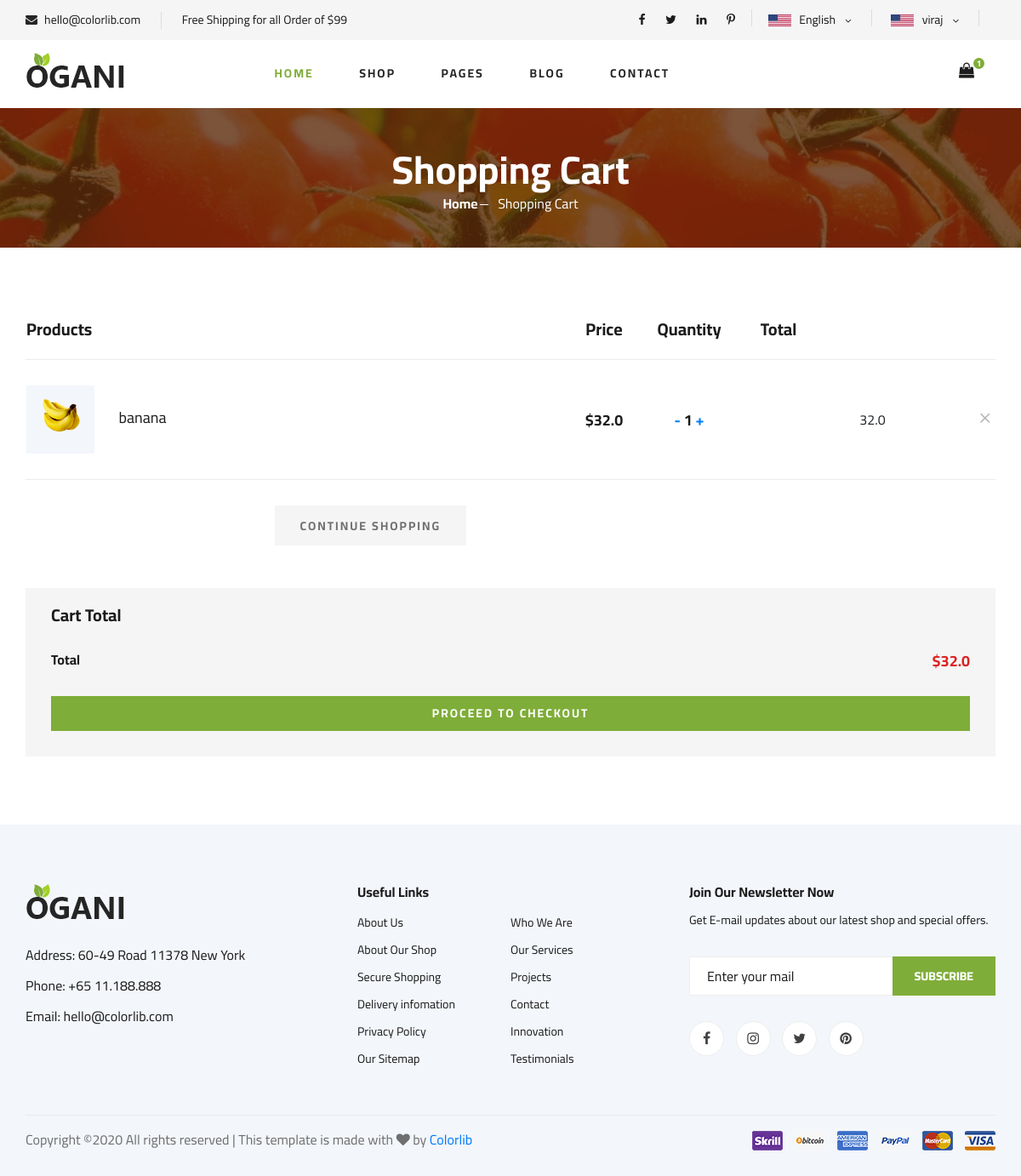
Screenshot of /shop/OrderSummaryView/ (signed in) with the database file from the repository.
### shop/models.py (models this page shows, shortened)
class Order(models.Model):
    user = models.ForeignKey(User,on_delete=models.CASCADE)
    items = models.ManyToManyField(OrderItem)
    start_date = models.DateTimeField(auto_now_add=True)
    ordered_date = models.DateTimeField()
    ordered = models.BooleanField(default=False)
    billing_address = models.ForeignKey('BillingAddress',on_delete=models.SET_NULL,blank=True,null=True)
    payment = models.ForeignKey('Payment',on_delete=models.SET_NULL,blank=True,null=True)
    def get_total(self):
        total = 0
        for order_item in self.items.all():
            total += order_item.get_f_price()
        return total

class OrderItem(models.Model):
    user = models.ForeignKey(User,on_delete=models.CASCADE)
    ordered = models.BooleanField(default=False)
    item = models.ForeignKey(Item, on_delete=models.CASCADE)
    quantity = models.IntegerField(default=1)
    def get_total_price(self):
        return self.quantity * self.item.price
    def get_f_price(self):
        return self.get_total_price()

class Item(models.Model):
    title = models.CharField(max_length=70)
    slug = models.SlugField(max_length=70)
    category = models.ForeignKey(CATEGORY,on_delete=models.CASCADE)
    description = models.TextField()
    image = models.ImageField()
    price = models.FloatField()
    Weight = models.FloatField()
    Availabil = models.BooleanField(default=False)

### shop/views.py (the view)
# urls.py: path('OrderSummaryView/',views.OrderSummaryView.as_view(),name='OrderSummaryView'),
class OrderSummaryView(LoginRequiredMixin, View):
    def get(self, *args, **kwargs):
        try:
            order = Order.objects.get(user=self.request.user, ordered=False)
            parm = {
                'object': order
            }
            return render(self.request, 'shop/shoping-cart.html', parm)
        except ObjectDoesNotExist:
            return redirect('/')

### shop/templatetags/cart_template_tags.py (called while the page is built)
@register.filter
def cart_item_count(user):
    if user.is_authenticated:
        qs = Order.objects.filter(user=user, ordered=False)
        if qs.exists():
            return qs[0].items.count()
    return 0

@register.filter
def dollar(number):
    return '$'+str(number)

### templates/shop/shoping-cart.html
{% extends 'base.html' %}
{% block contect %}
    <section class="breadcrumb-section set-bg" data-setbg="img/breadcrumb.jpg">
        <div class="container">
            <div class="row">
                <div class="col-lg-12 text-center">
                    <div class="breadcrumb__text">
                        <h2>Shopping Cart</h2>
                        <div class="breadcrumb__option">
                            <a href="./index.html">Home</a>
                            <span>Shopping Cart</span>
                        </div>
                    </div>
                </div>
            </div>
        </div>
    </section>
    <section class="shoping-cart spad">
        <div class="container">
            <div class="row">
                <div class="col-lg-12">
                    <div class="shoping__cart__table">
                        <table>
                            <thead>
                                <tr>
                                    <th class="shoping__product">Products</th>
                                    <th>Price</th>
                                    <th>Quantity</th>
                                    <th>Total</th>
                                    <th></th>
                                </tr>
                            </thead>
                            <tbody>
                            {% for order_item  in object.items.all %}
                                <tr>
                                    <td class="shoping__cart__item">
                                        <img src="{{ order_item.item.image.url }}" alt="" style="width: 80px;">
                                        <h5>{{ order_item.item.title }}</h5>
                                    </td>
                                    <td class="shoping__cart__price">
                                        {% load cart_template_tags %}
                                        {{ order_item.item.price|dollar }}
                                    </td>
                                    <td class="shoping__cart__price">
                                    <a href="{% url 'shop:single_item_remove_to_cart' order_item.item.slug %}">-</a>
                                    {{ order_item.quantity }}
                                    <a href="{% url 'shop:add_to_cart' order_item.item.slug %}">+</a>
                                    </td>
                                    <td class="shoping__cart__total">
                                        <td>{{ order_item.get_total_price }}</td>
                                    </td>
                                    <td class="shoping__cart__item__close">
                                  <span class="icon_close"></span>
                                    </td>
                                </tr>
                                {% empty %}
                                <tr>
                                  <td class="success-btn">
                                       <a href="{% url 'shop:Home' %}" class="primary-btn cart-btn">CONTINUE SHOPPING</a>
                                  </td>
                                </tr>
                                {% endfor %}
                            </tbody>
                        </table>
                    </div>
                </div>
            </div>
            <div class="row">
                <div class="col-lg-6 mr-auto ml-auto">
                    <div class="shoping__cart__btns ">
                        <a href="{% url 'shop:Home' %}" class="primary-btn cart-btn">CONTINUE SHOPPING</a>
                    </div>
                </div>
                <div class="col-lg-12">
                    <div class="shoping__checkout">
                        <h5>Cart Total</h5>
                        <ul>
                            <li>Total <span>{{ object.get_total|dollar  }}</span></li>
                        </ul>
                        <a href="{% url 'shop:checkout' %}" class="primary-btn">PROCEED TO CHECKOUT</a>
                    </div>
                </div>
            </div>
        </div>
    </section>
{% endblock %}

### templates/base.html (shortened to what this page needs)
<!DOCTYPE html>
<html lang="zxx">
{% load cart_template_tags %}
<head>
{% load static %}
    <link rel="stylesheet" href="{% static  'css/bootstrap.min.css' %}" type="text/css">
    <link rel="stylesheet" href="{% static  'css/font-awesome.min.css' %}" type="text/css">
    <link rel="stylesheet" href="{% static  'css/elegant-icons.css' %}" type="text/css">
    <link rel="stylesheet" href="{% static  'css/nice-select.css' %}" type="text/css">
    <link rel="stylesheet" href="{% static  'css/jquery-ui.min.css' %}" type="text/css">
    <link rel="stylesheet" href="{% static  'css/owl.carousel.min.css' %}" type="text/css">
    <link rel="stylesheet" href="{% static  'css/slicknav.min.css' %}" type="text/css">
    <link rel="stylesheet" href="{% static  'css/style.css' %}" type="text/css">
</head>
<body>
    <header class="header">
        <div class="header__top">
            <div class="container">
                <div class="row">
                    <div class="col-lg-6 col-md-6">
                        <div class="header__top__left">
                            <ul>
                                <li><i class="fa fa-envelope"></i> hello@colorlib.com</li>
                                <li>Free Shipping for all Order of $99</li>
                            </ul>
                        </div>
                    </div>
                    <div class="col-lg-6 col-md-6">
                        <div class="header__top__right">
                            <div class="header__top__right__social">
                                <a href="#"><i class="fa fa-facebook"></i></a>
                                <a href="#"><i class="fa fa-twitter"></i></a>
                                <a href="#"><i class="fa fa-linkedin"></i></a>
                                <a href="#"><i class="fa fa-pinterest-p"></i></a>
                            </div>
                            <div class="header__top__right__language">
                                <img src="img/language.png" alt="">
                                <div>English</div>
                                <span class="arrow_carrot-down"></span>
                            </div>
                           <div class="header__top__right__language">
                               {% if request.user.is_authenticated %}
                                <img src="img/language.png" alt="">
                                <div>{{ request.user.username }}</div>
                                     <span class="arrow_carrot-down"></span>
                                  {% else %}
                                   <div><a href="{% url 'login' %}">Login</a></div>
                               {% endif %}
                            </div>
                        </div>
                    </div>
                </div>
            </div>
        </div>
        <div class="container">
            <div class="row">
                <div class="col-lg-3">
                    <div class="header__logo">
                        <a href="{% url 'shop:Home' %}"><img src="{% static 'img/logo.png' %}" alt=""></a>
                    </div>
                </div>
                <div class="col-lg-6">
                    <nav class="header__menu">
                        <ul>
                            <li class="active"><a href="{% url 'shop:Home' %}">Home</a></li>
                            <li><a href="{% url 'shop:shop_List' %}">Shop</a></li>
                            <li><a href="#">Pages</a>
                            </li>
                            <li><a href="./blog.html">Blog</a></li>
                            <li><a href="./contact.html">Contact</a></li>
                        </ul>
                    </nav>
                </div>
                <div class="col-lg-3">
                    <div class="header__cart">
                        <ul>
                             {% if user.is_authenticated %}
                            <li><a href="{% url 'shop:OrderSummaryView' %}"><i class="fa fa-shopping-bag"></i> <span>{{ request.user|cart_item_count }}</span></a></li>
                            {% endif %}
                        </ul>
                    </div>
                </div>
            </div>
        </div>
    </header>
    {% block contect %}
    {% endblock %}
    <footer class="footer spad">
        <div class="container">
            <div class="row">
                <div class="col-lg-3 col-md-6 col-sm-6">
                    <div class="footer__about">
                        <div class="footer__about__logo">
                            <a href="./index.html"><img src="img/logo.png" alt=""></a>
                        </div>
                        <ul>
                            <li>Address: 60-49 Road 11378 New York</li>
                            <li>Phone: +65 11.188.888</li>
                            <li>Email: hello@colorlib.com</li>
                        </ul>
                    </div>
                </div>
                <div class="col-lg-4 col-md-6 col-sm-6 offset-lg-1">
                    <div class="footer__widget">
                        <h6>Useful Links</h6>
                        <ul>
                            <li><a href="#">About Us</a></li>
                            <li><a href="#">About Our Shop</a></li>
                            <li><a href="#">Secure Shopping</a></li>
                            <li><a href="#">Delivery infomation</a></li>
                            <li><a href="#">Privacy Policy</a></li>
                            <li><a href="#">Our Sitemap</a></li>
                        </ul>
                        <ul>
                            <li><a href="#">Who We Are</a></li>
                            <li><a href="#">Our Services</a></li>
                            <li><a href="#">Projects</a></li>
                            <li><a href="#">Contact</a></li>
                            <li><a href="#">Innovation</a></li>
                            <li><a href="#">Testimonials</a></li>
                        </ul>
                    </div>
                </div>
                <div class="col-lg-4 col-md-12">
                    <div class="footer__widget">
                        <h6>Join Our Newsletter Now</h6>
                        <p>Get E-mail updates about our latest shop and special offers.</p>
                        <form action="#">
                            <input type="text" placeholder="Enter your mail">
                            <button type="submit" class="site-btn">Subscribe</button>
                        </form>
                        <div class="footer__widget__social">
                            <a href="#"><i class="fa fa-facebook"></i></a>
                            <a href="#"><i class="fa fa-instagram"></i></a>
                            <a href="#"><i class="fa fa-twitter"></i></a>
                            <a href="#"><i class="fa fa-pinterest"></i></a>
                        </div>
                    </div>
                </div>
            </div>
            <div class="row">
                <div class="col-lg-12">
                    <div class="footer__copyright">
                        <div class="footer__copyright__text"><p>
  Copyright &copy;<script>document.write(new Date().getFullYear());</script> All rights reserved | This template is made with <i class="fa fa-heart" aria-hidden="true"></i> by <a href="https://colorlib.com" target="_blank">Colorlib</a>
  </p></div>
                        <div class="footer__copyright__payment"><img src="img/payment-item.png" alt=""></div>
                    </div>
                </div>
            </div>
        </div>
    </footer>
</body>
</html>

### rows the page displays
OrderItem: item.image (picture), item "banana", item.price|dollar "$32.0", quantity "1", get_total_price "32.0"
Order: get_total|dollar "$32.0"

### other values shown
{{ request.user.username }} "viraj"
{{ request.user|cart_item_count }} "1"
